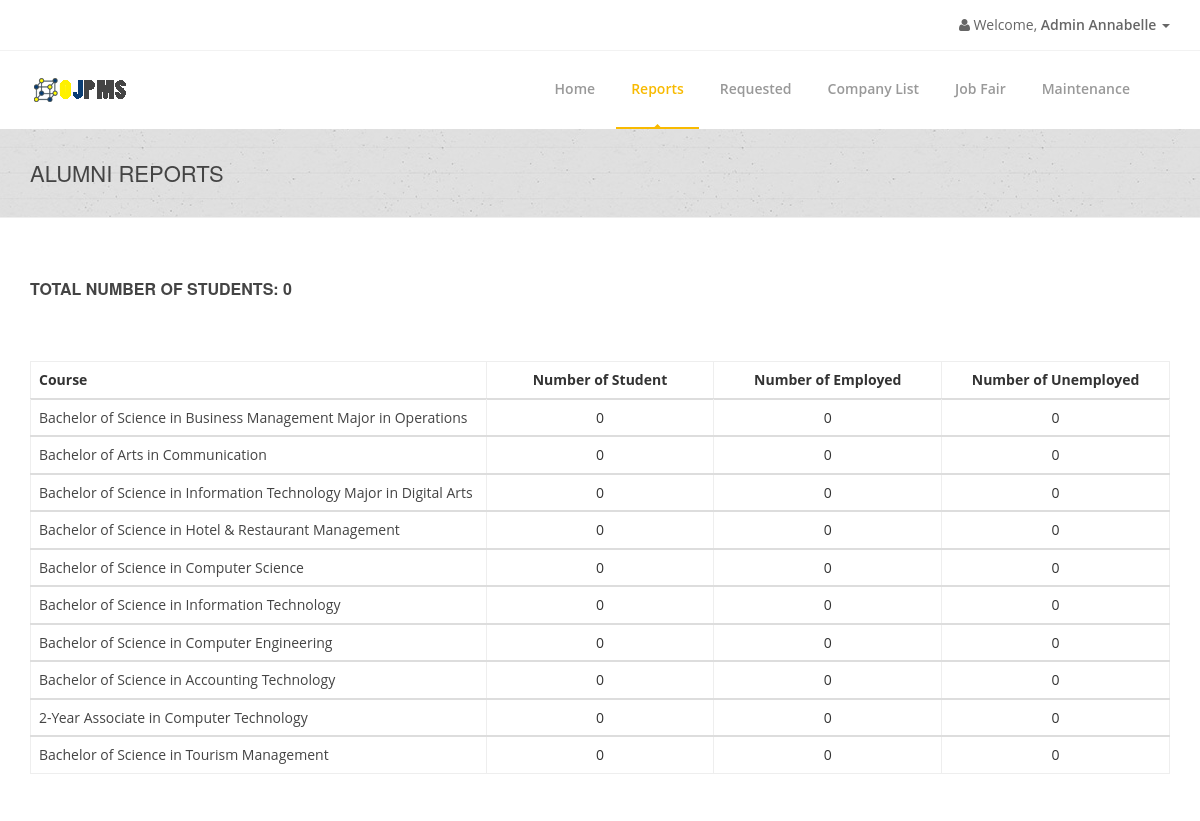
/admin/admin-reports.php (signed in), run on an earlier commit of the app's database.
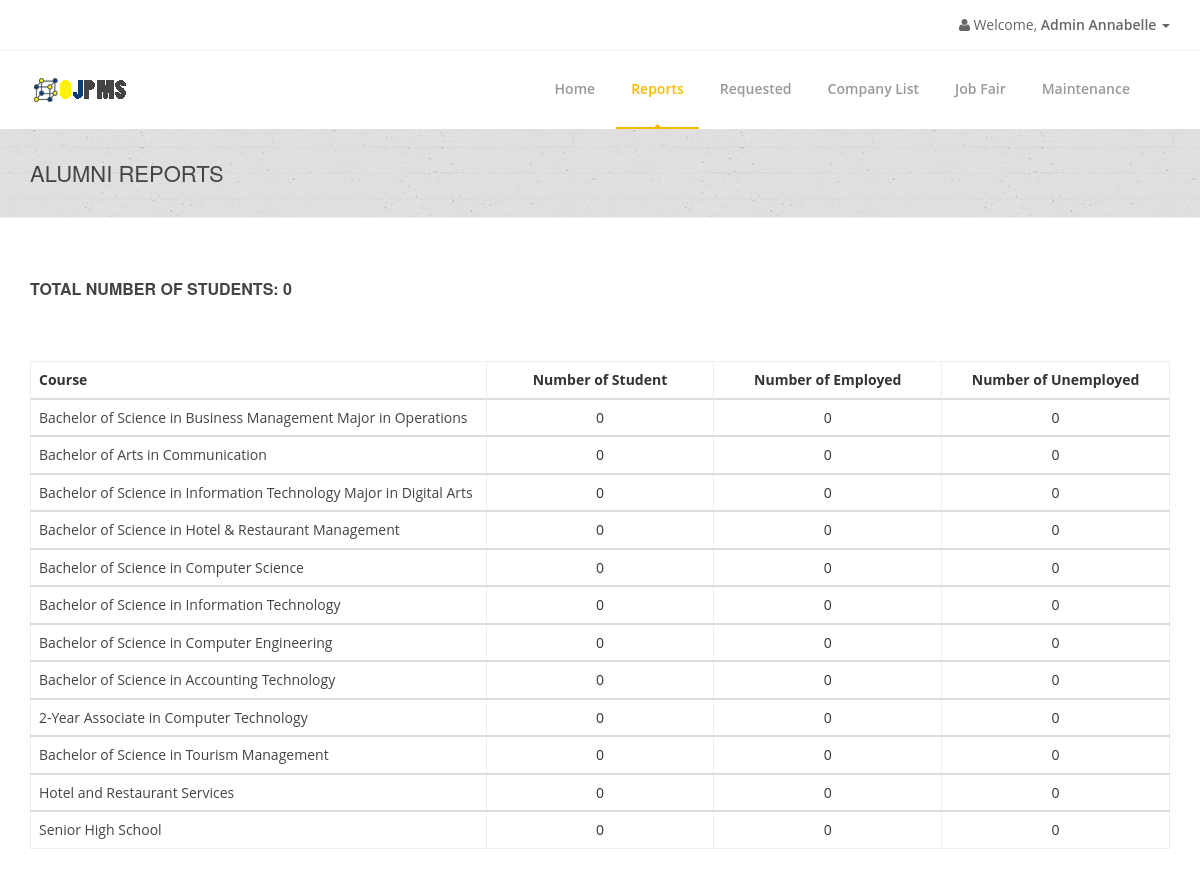
And on a later commit of the database.
### tables this page shows
CREATE TABLE `coursetbl` (
  `CourseID` int(11) NOT NULL AUTO_INCREMENT,
  `CourseTitle` varchar(255) NOT NULL,
  `CourseCode` varchar(255) NOT NULL,
  `CourseDescription` varchar(255) NOT NULL,
  PRIMARY KEY (`CourseID`)
);

### connection.php (called while the page is built, shortened)
<?php
class GSecureSQLConfig
{
    static function get_mysqli_config($type = NULL)
    {
        if (strtoupper($type) == 'LOCALHOST') {
            return array(
                'host' => 'localhost:3306',
                'user' => 'root',
                'pass' => '',
                'db' => 'e2edb'
            );
        } else {
            return array(
                'host' => 'mysql.hostinger.ph',
                'user' => 'u305071956_e2edb',
                'pass' => 'ocCWVkS7qe',
                'db' => 'u305071956_e2edb'
            );
        }
    }
}
class GSecureSQL
{
    private static $config;
    private static function _get_mysqli_config()
    {
        self::$config = GSecureSQLConfig::get_mysqli_config();
    }
    static function query($sql, $has_return = FALSE, $types = NULL)
    {
        $cn = new mysqli(
            self::$config['host'],
            self::$config['user'],
            self::$config['pass'],
            self::$config['db']
        );
        $ret = NULL;
        $st = $cn->prepare($sql);
        if (is_null($types)) {
            if (!$has_return) {
                $st->execute();
                $st->close();
                $cn->close();
                $ret = 'Query has been executed';
            } else {
                $st->execute();
                $code_result = '$st->bind_result(';
                $bool = false;
                $p = array();
                for($i = 0; $i < $st->field_count; $i++){
                    if(!$bool){
                        $bool = true;
                        $code_result .= '$p[' . $i . ']';
                    }else{
                        $code_result .= ',$p[' . $i . ']';
                    }
                }
                $code_result .= ');';
                eval($code_result);
                $ret = array();
                $k = 0;
                while($st->fetch()){
                    for($i = 0; $i < count($p); $i++){
                        $ret[$k][$i] = $p[$i];
                    }
                    $k++;
                }
            }
        } else {
            if (!$has_return) {
                $arg = func_get_args();
                $code = '$st->bind_param($types';
                for ($i = 3; $i < count($arg); $i++) {
                    $code .= ',$arg[' . $i . ']';
                }
                $code .= ');';
                eval($code);
                $st->execute();
                $st->close();
                $cn->close();
            } else {
                $arg = func_get_args();
                $code = '$st->bind_param($types';
                for ($i = 3; $i < count($arg); $i++) {
                    $code .= ',$arg[' . $i . ']';
                }
                $code .= ');';
                eval($code);
                $st->execute();
                $code_result = '$st->bind_result(';
                $bool = false;
                $p = array();
                for($i = 0; $i < $st->field_count; $i++){
                    if(!$bool){
                        $bool = true;
                        $code_result .= '$p[' . $i . ']';
                    }else{
                        $code_result .= ',$p[' . $i . ']';
                    }
                }
                $code_result .= ');';
                eval($code_result);
                $ret = array();
                $k = 0;
                while($st->fetch()){
                    for($i = 0; $i < count($p); $i++){
                        $ret[$k][$i] = $p[$i];
                    }
                    $k++;
                }
            }
        }
        return $ret;
    }
}

### admin/admin-reports.php (the view, shortened to what the changed rows need)
<?php
include('../connection.php');
$TotalStudents =
    GSecureSQL::query(
        "SELECT COUNT(*) FROM studentinfotbl",
        TRUE
    );
?>
<!doctype html>
<html lang="en">
<head>
    <link href="../css/bootstrap.min.css" rel="stylesheet"/>
    <link href="../css/bootstrapValidator.min.css" rel="stylesheet"/>
    <link rel="stylesheet" href="../css/font-awesome.min.css" type="text/css" media="screen">
    <link rel="stylesheet" type="text/css" href="../fonts/ffonts/montserrat.css">
    <link rel="stylesheet" type="text/css" href="../fonts/ffonts/open-sans.css">
    <link rel="stylesheet" type="text/css" href="../css/slicknav.css" media="screen">
    <link rel="stylesheet" type="text/css" href="../css/style.css" media="screen">
    <link rel="stylesheet" type="text/css" href="../css/responsive.css" media="screen">
    <link rel="stylesheet" type="text/css" href="../css/animate.css" media="screen">
    <link rel="stylesheet" type="text/css" href="../css/colors/yellow.css" title="yellow" media="screen"/>
    <link rel="stylesheet" href="../css/notif.css"/>
</head>
<body>
    <div id="container">
        <div class="page-banner no-subtitle">
            <div class="container">
                <div class="row">
                    <div class="col-md-6">
                        <h2>Alumni Reports</h2>
                    </div>
                </div>
            </div>
        </div>
        <div id="content">
            <div class="container">
                <table class="table segment table-hover">
                    <thead>
                        <tr>
                            <th width="40%">Course</th>
                            <th width="20%" class="text-center">Number of Student</th>
                            <th width="20%" class="text-center">Number of Employed</th>
                            <th width="20%" class="text-center">Number of Unemployed</th>
                    </thead>
                    <?php
                    $course_tbl =
                        GSecureSQL::query(
                            "SELECT * FROM coursetbl",
                            TRUE
                        );
                    foreach ($course_tbl as $value) {
                        $CourseID = $value[0];
                        $CourseTitle = $value[1];
                        $CourseCode = $value[2];
                        $qryTotal =
                            GSecureSQL::query(
                                "SELECT COUNT(*) FROM studentinfotbl WHERE MajorCourse = ?",
                                TRUE,
                                "s",
                                $CourseCode
                            );
                        foreach ($qryTotal as $value1) {
                            $TotalStudents = $value1[0];
                        }
                        $EmployedTotal =
                            GSecureSQL::query(
                                "SELECT COUNT(*) FROM studentinfotbl WHERE MajorCourse = ? AND EmploymentStatus = 'Employed'",
                                TRUE,
                                "s",
                                $CourseCode
                            );
                        foreach ($EmployedTotal as $value2) {
                            $TotalEmployed = $value2[0];
                        }
                        $UnemployedTotal =
                            GSecureSQL::query(
                                "SELECT COUNT(*) FROM studentinfotbl WHERE MajorCourse = ? AND EmploymentStatus = 'Unemployed'",
                                TRUE,
                                "s",
                                $CourseCode
                            );
                        foreach ($UnemployedTotal as $value3) {
                            $TotalUnemployed = $value3[0];
                        }
                        ?>
                        <tbody>
                        <tr>
                            <td class=tabletitle>
                                <a href='admin-field.php?id=<?php echo $CourseID; ?>'><?php echo $CourseTitle; ?></a>
                            </td>
                            <td class="text-center"><?php echo $TotalStudents; ?></td>
                            <td class="text-center"><?php echo $TotalEmployed; ?></td>
                            <td class="text-center"><?php echo $TotalUnemployed; ?></td>
                        </tbody>
                        <?php
                    }
                    ?>
                </table>
            </div>
        </div>
    </div>
</body>
</html>

What changed in the data, as far as the page shows it:
added coursetbl: CourseTitle "Hotel and Restaurant Services", TotalStudents "0", TotalEmployed "0", TotalUnemployed "0"
added coursetbl: CourseTitle "Senior High School", TotalStudents "0", TotalEmployed "0", TotalUnemployed "0"
